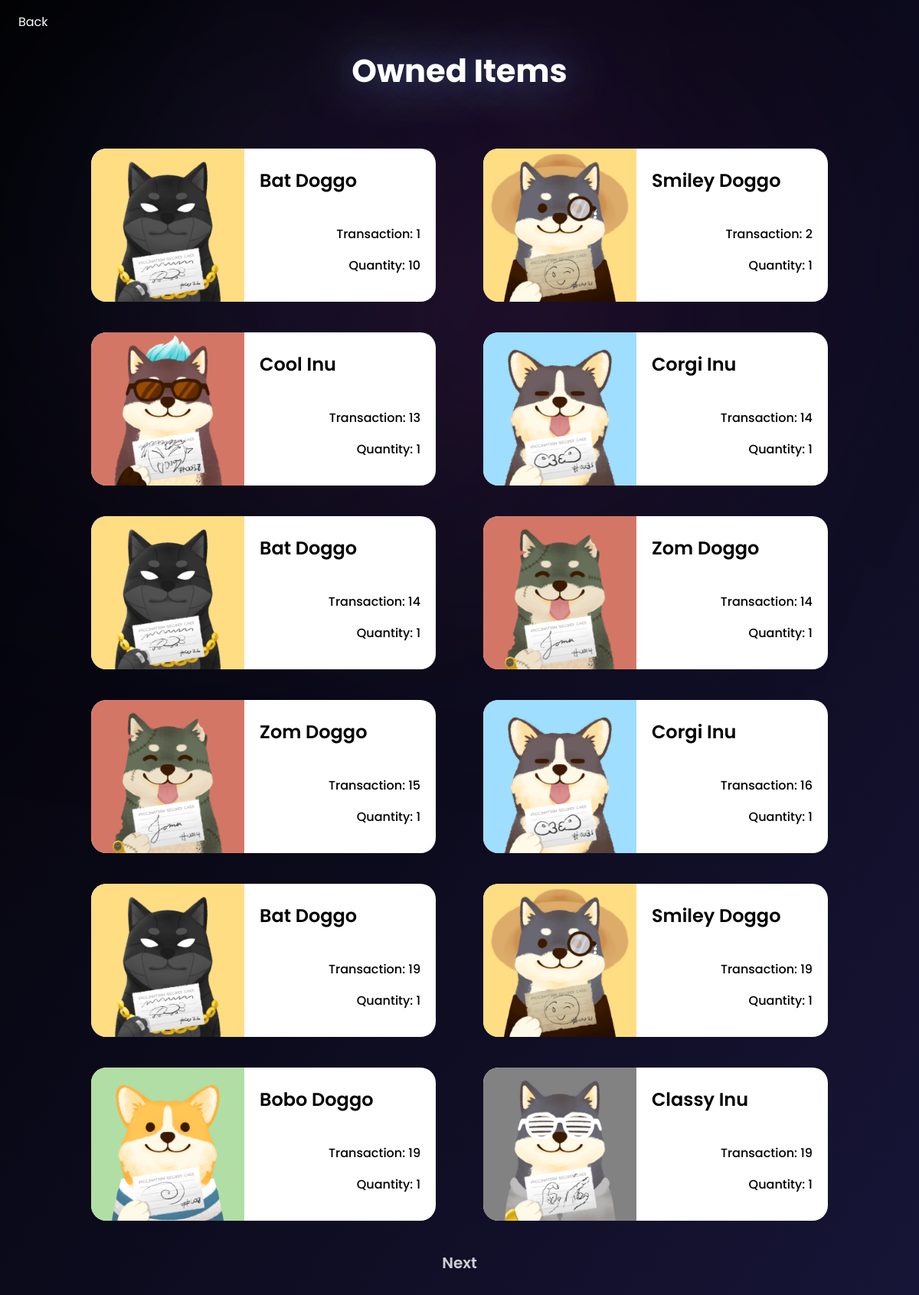
Screenshot of /owned/ (signed in) with the database file from the repository.
### app_amonze/models.py (models this page shows, shortened)
class TransactionItem(models.Model):
    item = models.ForeignKey(Item, on_delete=models.SET_NULL, null=True, blank=True)
    transaction = models.ForeignKey(Transaction, on_delete=models.SET_NULL, null=True, blank=True)
    quantity = models.IntegerField(default=0, null=True, blank=True)

class Item (models.Model):
    item_id = models.BigAutoField(primary_key=True)
    item_name = models.CharField(max_length=50)
    item_image = models.ImageField(null=True)
    description = models.TextField(default="No description")
    price = models.DecimalField(max_digits=5, decimal_places=2, default=0.00)

class Transaction (models.Model):
    transaction_id = models.BigAutoField(primary_key=True)
    customer = models.ForeignKey(Customer, on_delete=models.CASCADE, null=True, blank=True)
    date_ordered = models.DateTimeField(auto_now_add=True)
    complete = models.BooleanField(default=False, null=True, blank=True)
    evidence = evidence = models.ImageField(null=True, blank=True)
    def __str__(self):
        return "%s"%(self.pk)

### app_amonze/views.py (the view)
# urls.py: path('owned/', views.owned, name = 'owned'),
@login_required(login_url='login')
def owned(request):
    if request.user.is_authenticated:
        customer = request.user.customer
        transactions = Transaction.objects.filter(
            customer=customer, complete=True)
        items = TransactionItem.objects.filter(transaction__in=transactions)
        p = Paginator(items, 12)
        page_num = request.GET.get('page', 1)
        try:
            page = p.page(page_num)
        except:
            page = p.page(1)
    else:
        items = []
        transactions = {'get_cart_total': 0}
    context = {'items': page, 'transaction': transactions}
    return render(request, 'owned.html', context)

### app_amonze/templates/owned.html (shortened to what this page needs)
<!DOCTYPE html>
<html>
<head>
</head>
<body>
    <div class="header">
        <div class="header_wrapper">
            <a class="back_button" href="{% url 'marketplace' %}">Back</a>
        </div>
    </div>
    <div>
        <h2>Owned Items</h2>
    </div>
    <div class="container">
        <div class="items">
            {% for item in items %}
            <div class="item">
                <img src="/media/{{ item.item.item_image }}">
                <div class="item_detail">
                    <p class="item_name">{{ item.item.item_name }}</p>
                    <p class="item_transaction">Transaction: {{ item.transaction }}</p>
                    <p class="item_quantity">Quantity: {{ item.quantity }}</p>
                </div>
            </div>
            {% endfor %}
        </div>
        <div class="paginator">
            {% if items.has_next %}
            <a href="{% url 'owned' %}?page={{items.next_page_number}}" class="next_page">Next</a>
            {% endif %}
        </div>
    </div>
</body>
</html>

### app_amonze/templates/owned.html (style rules this page uses)
body { font-family: 'Poppins', sans-serif; font-weight: 400; background-image: linear-gradient(to top left, rgba(23, 21, 55, 1), rgba(0, 0, 0, 1)); background-repeat: no-repeat; background-attachment: fixed; height: 100%; }
.header { margin-top: 2vh; }
h2 { color: rgba(255, 255, 255, 1); text-align: center; font-size: 2.6em; margin: 20px 0px; text-shadow: 0 0 80px rgb(192 219 255 / 75%), 0 0 32px rgb(65 120 255 / 24%); }
.back_button { font-size: 2vh; text-decoration: none; color: white; margin-left: 2vh; }
.container { margin-top: 50px; }
.items { height: 100%; display: flex; flex-wrap: wrap; justify-content: space-evenly; column-count: 2; width: 90%; margin-left: auto; margin-right: auto; }
.item { display: flex; background-color: rgba(255, 255, 255, 1); margin: 20px 10px; border-radius: 20px; overflow: hidden; width: 450px; }
.item_name { font-size: 24px; margin-left: 20px; font-weight: 600; margin-bottom: 40px; }
.item_detail { width: 100%; height: 100%; }
.item_transaction { text-align: end; font-size: 16px; font-weight: 500; margin-right: 20px; }
.item_quantity { text-align: end; font-size: 16px; font-weight: 500; margin-right: 20px; }
img { height: 200px; }
.item_detail { color: rgba(0, 0, 0, 1); }
.paginator { display: flex; flex-wrap: wrap; justify-content: center; margin-top: 20px; margin-bottom: 50px; }
.paginator a { font-size: 20px; font-weight: 600; color: rgba(255, 255, 255, 0.8); text-decoration: none; }

### rows the page displays
TransactionItem: item.item_image (picture), item.item_name "Bat Doggo", transaction "1", quantity "10"
TransactionItem: item.item_image (picture), item.item_name "Smiley Doggo", transaction "2", quantity "1"
TransactionItem: item.item_image (picture), item.item_name "Cool Inu", transaction "13", quantity "1"
TransactionItem: item.item_image (picture), item.item_name "Corgi Inu", transaction "14", quantity "1"
TransactionItem: item.item_image (picture), item.item_name "Bat Doggo", transaction "14", quantity "1"
TransactionItem: item.item_image (picture), item.item_name "Zom Doggo", transaction "14", quantity "1"
TransactionItem: item.item_image (picture), item.item_name "Zom Doggo", transaction "15", quantity "1"
TransactionItem: item.item_image (picture), item.item_name "Corgi Inu", transaction "16", quantity "1"
TransactionItem: item.item_image (picture), item.item_name "Bat Doggo", transaction "19", quantity "1"
TransactionItem: item.item_image (picture), item.item_name "Smiley Doggo", transaction "19", quantity "1"
TransactionItem: item.item_image (picture), item.item_name "Bobo Doggo", transaction "19", quantity "1"
TransactionItem: item.item_image (picture), item.item_name "Classy Inu", transaction "19", quantity "1"
